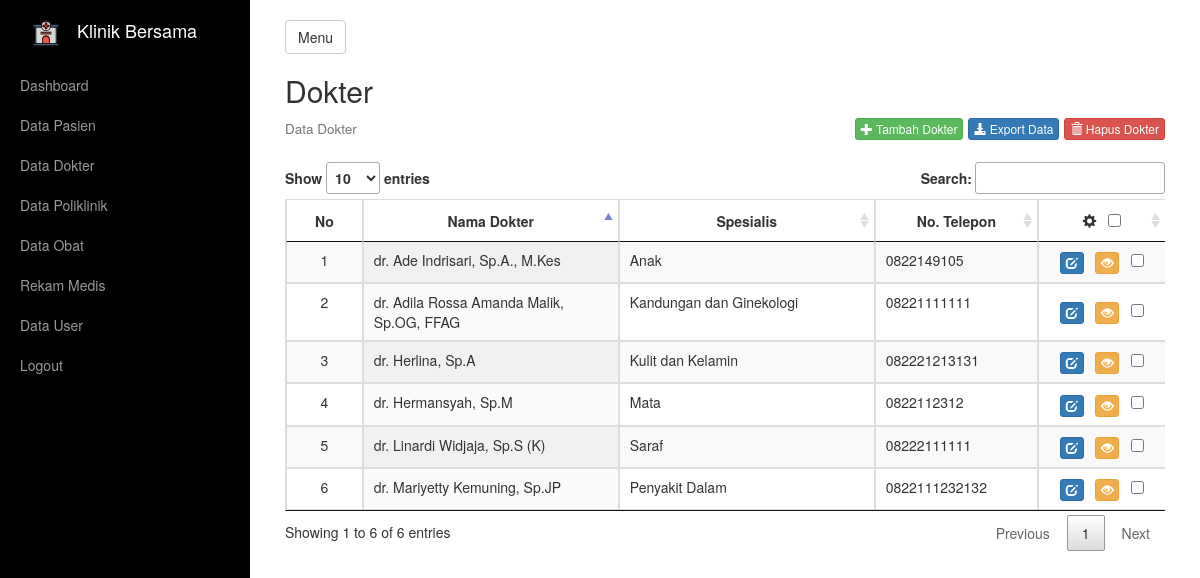
Page /dokter/index.php (signed in) on the committed database.
### tables this page shows
CREATE TABLE `tb_dokter` (
  `id_dokter` varchar(150) NOT NULL,
  `nama_dokter` varchar(200) NOT NULL,
  `jenis_kelamin` enum('Pria','Wanita') NOT NULL,
  `spesialis` varchar(100) NOT NULL,
  `alamat` text NOT NULL,
  `no_telp` varchar(15) NOT NULL
);

### _config/config.php (called while the page is built, shortened)
<?php
function base_url($url = null)
{
    $base_url = "http://localhost/kuliah/tugas_web_lanjut";
    if ($url != null) {
        return $base_url . "/" . $url;
    } else {
        return $base_url;
    }
}

### dokter/index.php (the view, shortened to what this page needs)
<?php include_once '../_header.php'; ?>
<div class="box">
    <h2>Dokter</h2>
    <h4 style="margin-bottom: 25px;">
        <small>Data Dokter</small>
        <div class="pull-right">
            <a href="form_dokter.php" class="btn btn-success btn-xs"><i class="glyphicon glyphicon-plus"></i>&nbsp;Tambah Dokter</a>
            <a href="../export/data_dokter.php" class="btn btn-primary btn-xs"><i class="glyphicon glyphicon-download-alt"></i>&nbsp;Export Data</a>
            <button class="btn btn-danger btn-xs" id="hapus_dokter"><i class="glyphicon glyphicon-trash"></i>&nbsp;Hapus Dokter</button>
        </div>
    </h4>
    <form name="proses" method="POST">
        <div class="table-responsive">
            <table id="dataTable" class="display table table-striped table-bordered table-hover" style="width: 100%;">
                <thead>
                    <tr>
                        <th style="width: 5%; text-align: center;">No</th>
                        <th style="width: 20%; text-align: center;">Nama Dokter</th>
                        <th style="width: 20%; text-align: center;">Spesialis</th>
                        <th style="width: 10%; text-align: center;">No. Telepon</th>
                        <th style="width: 10%; text-align: center;"><i class="glyphicon glyphicon-cog"></i> &nbsp; <input type="checkbox" id="select_all"></th>
                    </tr>
                </thead>
                <tbody>
                    <?php
                    $sql_select_dokter = mysqli_query($connect, "SELECT * FROM tb_dokter");
                    while ($data_dokter = mysqli_fetch_array($sql_select_dokter)) {
                    ?>
                        <tr>
                            <td></td>
                            <td><?= $data_dokter['nama_dokter']; ?></td>
                            <td><?= $data_dokter['spesialis']; ?></td>
                            <td><?= $data_dokter['no_telp']; ?></td>
                            <td style="vertical-align: middle; text-align: center;">
                                <a href="form_dokter.php?id=<?= $data_dokter['id_dokter']; ?>" class="btn btn-primary btn-xs"><i class="glyphicon glyphicon-edit"></i></a>&nbsp;&nbsp;
                                <a href="detail_dokter.php?id=<?= $data_dokter['id_dokter']; ?>" class="btn btn-warning btn-xs"><i class="glyphicon glyphicon-eye-open"></i></a>&nbsp;&nbsp;
                                <input type="checkbox" name="checked[]" class="check" value="<?= $data_dokter['id_dokter']; ?>">
                            </td>
                        </tr>
                    <?php } ?>
                </tbody>
            </table>
        </div>
    </form>
</div>
<?php include_once '../_footer.php'; ?>

### _header.php (shortened to what this page needs)
<?php
require_once '_config/config.php';
$level = $_SESSION['level'];
?>
<!DOCTYPE html>
<html lang="en">
<head>
    <link href="<?= base_url() ?>/_assets/css/bootstrap.min.css" rel="stylesheet">
    <link href="<?= base_url() ?>/_assets/css/simple-sidebar.css" rel="stylesheet">
    <link href="<?= base_url() ?>/_assets/css/jquery.dataTables.min.css" rel="stylesheet">
    <link href="<?= base_url() ?>/_assets/css/select2.min.css" rel="stylesheet">
    <link href="<?= base_url() ?>/_assets/css/select2-bootstrap.css" rel="stylesheet">
    <link href="<?= base_url() ?>/_assets/css/style.css" rel="stylesheet">
</head>
<body>
    <div id="wrapper">
        <div id="sidebar-wrapper">
            <ul class="sidebar-nav">
                <li class="sidebar-brand">
                    <a href="#">
                        <img class="mb-4" src="<?= base_url() ?>/_assets/images/logo.svg" alt="" width="52" height="27"> Klinik Bersama
                    </a>
                </li>
                <li>
                    <a href="<?= base_url('dashboard') ?>">Dashboard</a>
                </li>
                <li>
                    <a href="<?= base_url('pasien') ?>">Data Pasien</a>
                </li>
                <li>
                    <a href="<?= base_url('dokter') ?>">Data Dokter</a>
                </li>
                <li>
                    <a href="<?= base_url('poliklinik') ?>">Data Poliklinik</a>
                </li>
                <li>
                    <a href="<?= base_url('obat') ?>">Data Obat</a>
                </li>
                <li>
                    <a href="<?= base_url('rekam_medis') ?>">Rekam Medis</a>
                </li>
                <?php
                if ($level == "superadmin") {
                ?>
                    <li>
                        <a href="<?= base_url('user') ?>">Data User</a>
                    </li>
                <?php } ?>
                <li>
                    <a href="<?= base_url('auth/logout.php') ?>" onclick="return confirm('Anda yakin ingin keluar?')">Logout</a>
                </li>
            </ul>
        </div>
        <div id="page-content-wrapper">
            <div class="container-fluid">
                <a href="#menu-toggle" class="btn btn-default" id="menu-toggle">Menu</a>

### _footer.php (shortened to what this page needs)
</div>
</div>
</div>
</body>
</html>

### _assets/css/simple-sidebar.css (style rules this page uses)
#wrapper { padding-left: 0; -webkit-transition: all 0.5s ease; -moz-transition: all 0.5s ease; -o-transition: all 0.5s ease; transition: all 0.5s ease; }
#sidebar-wrapper { z-index: 1000; position: fixed; left: 250px; width: 0; height: 100%; margin-left: -250px; overflow-y: auto; background: #000; -webkit-transition: all 0.5s ease; -moz-transition: all 0.5s ease; -o-transition: all 0.5s ease; transition: all 0.5s ease; }
#page-content-wrapper { width: 100%; padding: 15px; }
.sidebar-nav { position: absolute; top: 0; width: 250px; margin: 0; padding: 0; list-style: none; }
.sidebar-nav li { text-indent: 20px; line-height: 40px; }
.sidebar-nav li a { display: block; text-decoration: none; color: #999999; }
.sidebar-nav > .sidebar-brand { height: 65px; font-size: 18px; line-height: 60px; }
.sidebar-nav > .sidebar-brand a { color: #999999; }
@media (min-width:768px) { #wrapper { padding-left: 250px; } }
@media (min-width:768px) { #sidebar-wrapper { width: 250px; } }
@media (min-width:768px) { #page-content-wrapper { padding: 20px; } }

### _assets/css/style.css (style rules this page uses)
th.dt-center, td.dt-center { text-align: center; }

### rows in the picture
tb_dokter: nama_dokter "dr. Mariyetty Kemuning, Sp.JP", spesialis "Penyakit Dalam", no_telp "0822111232132"
tb_dokter: nama_dokter "dr. Adila Rossa Amanda Malik, Sp.OG, FFAG", spesialis "Kandungan dan Ginekologi", no_telp "08221111111"
tb_dokter: nama_dokter "dr. Ade Indrisari, Sp.A., M.Kes", spesialis "Anak", no_telp "0822149105"
tb_dokter: nama_dokter "dr. Linardi Widjaja, Sp.S (K)", spesialis "Saraf", no_telp "08222111111"
tb_dokter: nama_dokter "dr. Hermansyah, Sp.M", spesialis "Mata", no_telp "0822112312"
tb_dokter: nama_dokter "dr. Herlina, Sp.A", spesialis "Kulit dan Kelamin", no_telp "082221213131"
